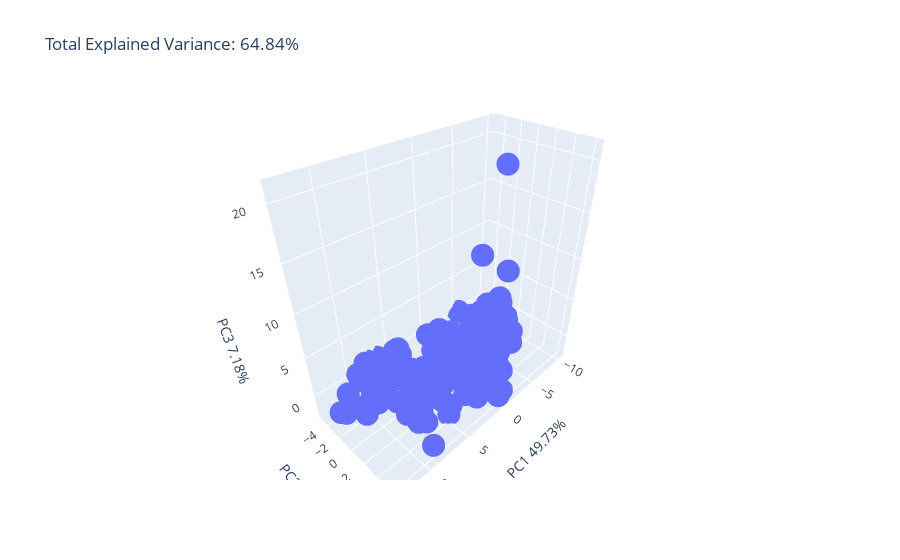

The notebook cell this image was saved under:
### Markdown cell above
## 3 Main Principle Component is presented

### Code cell
l_dict = {}
for i in range(len(percentage_list)):
    l_dict[str(i)] = 'PC'+str(i+1)+' '+str(percentage_list[i])+'%'

print(l_dict)

fig = px.scatter_3d(
    pComponents_final, x=0, y=1, z=2,
    title=f'Total Explained Variance: {total_explained_percentage:.2f}%',
    labels=l_dict
)

fig.show()

### Figure 1 — Plotly figure (JSON) as saved in the notebook; plotly's stock layout.template omitted (floating-point values rounded to 4 significant figures; data arrays with more than 128 entries replaced by an {"elided": "..."} marker saying what was removed)
{"data": [{"hovertemplate": "PC1 49.73%=%{x}<br>PC2 7.93%=%{y}<br>PC3 7.18%=%{z}<extra></extra>", "legendgroup": "", "marker": {"color": "#636efa", "symbol": "circle"}, "mode": "markers", "name": "", "scene": "scene", "showlegend": false, "type": "scatter3d", "x": {"elided": "195 float values"}, "y": {"elided": "195 float values"}, "z": {"elided": "195 float values"}}], "layout": {"legend": {"tracegroupgap": 0}, "scene": {"domain": {"x": [0, 1], "y": [0, 1]}, "xaxis": {"title": {"text": "PC1 49.73%"}}, "yaxis": {"title": {"text": "PC2 7.93%"}}, "zaxis": {"title": {"text": "PC3 7.18%"}}}, "title": {"text": "Total Explained Variance: 64.84%"}}}
